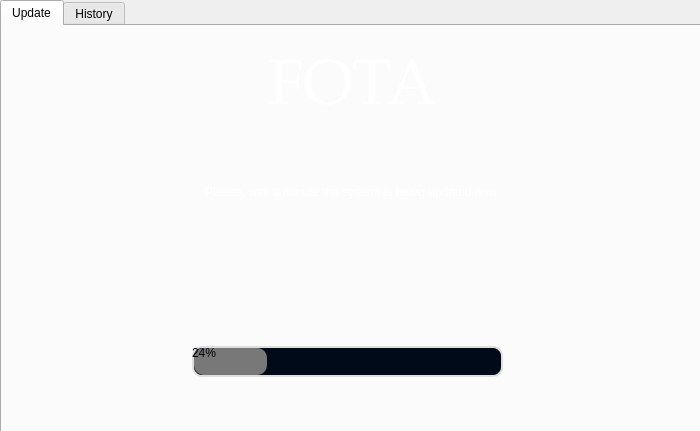
<?xml version="1.0" encoding="UTF-8"?>
<ui version="4.0">
 <class>Dialog</class>
 <widget class="QDialog" name="Dialog">
  <property name="geometry">
   <rect>
    <x>0</x>
    <y>0</y>
    <width>700</width>
    <height>431</height>
   </rect>
  </property>
  <property name="maximumSize">
   <size>
    <width>710</width>
    <height>437</height>
   </size>
  </property>
  <property name="windowTitle">
   <string>Dialog</string>
  </property>
  <widget class="QLabel" name="label">
   <property name="geometry">
    <rect>
     <x>-4</x>
     <y>-8</y>
     <width>711</width>
     <height>441</height>
    </rect>
   </property>
   <property name="text">
    <string/>
   </property>
   <property name="pixmap">
    <pixmap resource="img.qrc">:/icons/img/Siemens_AISIN_Capital_.jpg</pixmap>
   </property>
   <property name="scaledContents">
    <bool>true</bool>
   </property>
  </widget>
  <widget class="QTabWidget" name="tabWidget">
   <property name="geometry">
    <rect>
     <x>0</x>
     <y>0</y>
     <width>711</width>
     <height>441</height>
    </rect>
   </property>
   <property name="layoutDirection">
    <enum>Qt::LeftToRight</enum>
   </property>
   <property name="styleSheet">
    <string notr="true">font: 75 12pt &quot;MS Shell Dlg 2&quot;;</string>
   </property>
   <property name="currentIndex">
    <number>0</number>
   </property>
   <widget class="QWidget" name="tab">
    <attribute name="icon">
     <iconset resource="img.qrc">
      <normaloff>:/icons/img/service.png</normaloff>:/icons/img/service.png</iconset>
    </attribute>
    <attribute name="title">
     <string>Update</string>
    </attribute>
    <widget class="QLabel" name="imglabel">
     <property name="geometry">
      <rect>
       <x>0</x>
       <y>-2</y>
       <width>701</width>
       <height>431</height>
      </rect>
     </property>
     <property name="text">
      <string/>
     </property>
     <property name="pixmap">
      <pixmap resource="img.qrc">:/icons/img/Siemens_AISIN_Capital_.jpg</pixmap>
     </property>
     <property name="scaledContents">
      <bool>true</bool>
     </property>
    </widget>
    <widget class="QProgressBar" name="progressBar">
     <property name="geometry">
      <rect>
       <x>190</x>
       <y>320</y>
       <width>311</width>
       <height>31</height>
      </rect>
     </property>
     <property name="styleSheet">
      <string notr="true">QProgressBar{
border-radius:10px;
background-color: rgb(0, 10, 25);
border:2px solid  #dedede;
}
QProgressBar::chunk{
border-radius:10px;
background-color: rgb(120, 120, 120);
}</string>
     </property>
     <property name="locale">
      <locale language="English" country="UnitedStates"/>
     </property>
     <property name="value">
      <number>24</number>
     </property>
    </widget>
    <widget class="QLabel" name="discription_4">
     <property name="geometry">
      <rect>
       <x>10</x>
       <y>120</y>
       <width>681</width>
       <height>91</height>
      </rect>
     </property>
     <property name="styleSheet">
      <string notr="true">font: 75 24pt &quot;Arial Narrow&quot;;
color: rgb(255, 255, 255);</string>
     </property>
     <property name="text">
      <string>Please, wait a minute the system is being updated now.</string>
     </property>
     <property name="alignment">
      <set>Qt::AlignCenter</set>
     </property>
    </widget>
    <widget class="QLabel" name="FOTA1">
     <property name="enabled">
      <bool>true</bool>
     </property>
     <property name="geometry">
      <rect>
       <x>20</x>
       <y>20</y>
       <width>661</width>
       <height>86</height>
      </rect>
     </property>
     <property name="font">
      <font>
       <family>Palatino Linotype</family>
       <pointsize>48</pointsize>
       <weight>9</weight>
       <italic>false</italic>
       <bold>false</bold>
      </font>
     </property>
     <property name="styleSheet">
      <string notr="true">font: 75 48pt &quot;Palatino Linotype&quot;;
color: rgb(255, 255, 255);
</string>
     </property>
     <property name="text">
      <string>FOTA</string>
     </property>
     <property name="alignment">
      <set>Qt::AlignCenter</set>
     </property>
    </widget>
   </widget>
   <widget class="QWidget" name="tab_2">
    <attribute name="icon">
     <iconset resource="img.qrc">
      <normaloff>:/icons/img/idea.png</normaloff>:/icons/img/idea.png</iconset>
    </attribute>
    <attribute name="title">
     <string>History</string>
    </attribute>
    <widget class="QLabel" name="label_2">
     <property name="geometry">
      <rect>
       <x>-4</x>
       <y>2</y>
       <width>701</width>
       <height>401</height>
      </rect>
     </property>
     <property name="text">
      <string/>
     </property>
    </widget>
    <widget class="QLabel" name="imglabel_2">
     <property name="geometry">
      <rect>
       <x>0</x>
       <y>0</y>
       <width>701</width>
       <height>431</height>
      </rect>
     </property>
     <property name="text">
      <string/>
     </property>
     <property name="pixmap">
      <pixmap resource="img.qrc">:/icons/img/Siemens_AISIN_Capital_.jpg</pixmap>
     </property>
     <property name="scaledContents">
      <bool>true</bool>
     </property>
    </widget>
    <widget class="QTableWidget" name="tableWidget">
     <property name="geometry">
      <rect>
       <x>0</x>
       <y>30</y>
       <width>691</width>
       <height>271</height>
      </rect>
     </property>
     <row>
      <property name="text">
       <string>Update1</string>
      </property>
     </row>
     <row>
      <property name="text">
       <string>Update2</string>
      </property>
     </row>
     <row>
      <property name="text">
       <string>Update3</string>
      </property>
     </row>
     <row>
      <property name="text">
       <string>Update4</string>
      </property>
     </row>
     <row>
      <property name="text">
       <string>Update5</string>
      </property>
     </row>
     <column>
      <property name="text">
       <string>Date</string>
      </property>
     </column>
     <column>
      <property name="text">
       <string>Update details</string>
      </property>
     </column>
    </widget>
   </widget>
  </widget>
 </widget>
 <resources>
  <include location="img.qrc"/>
 </resources>
 <connections/>
</ui>
